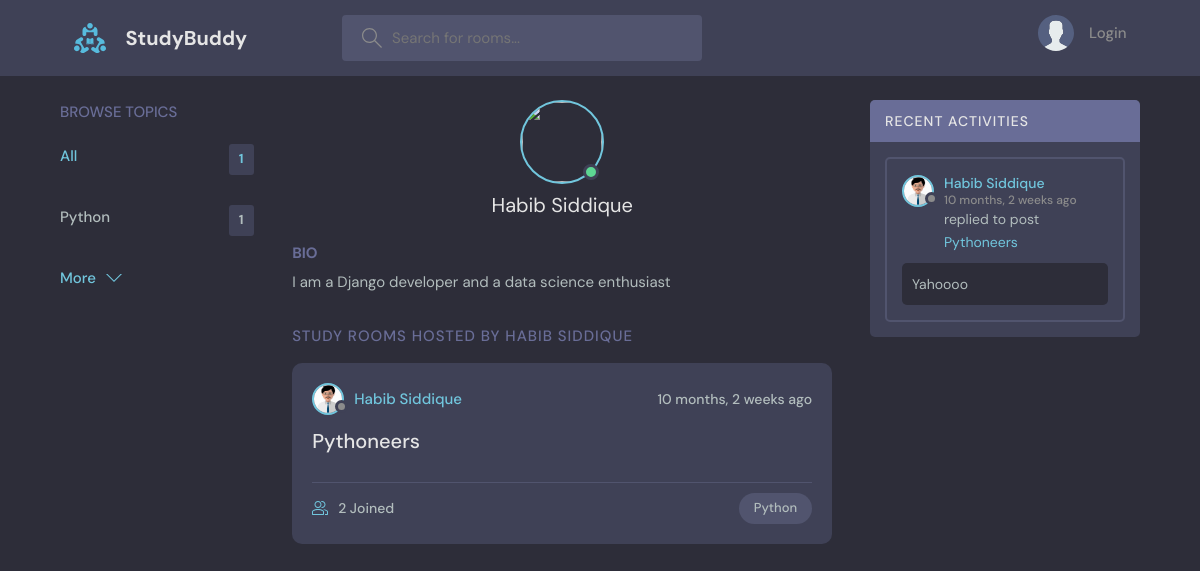
The app's page /profile/1/, older data.
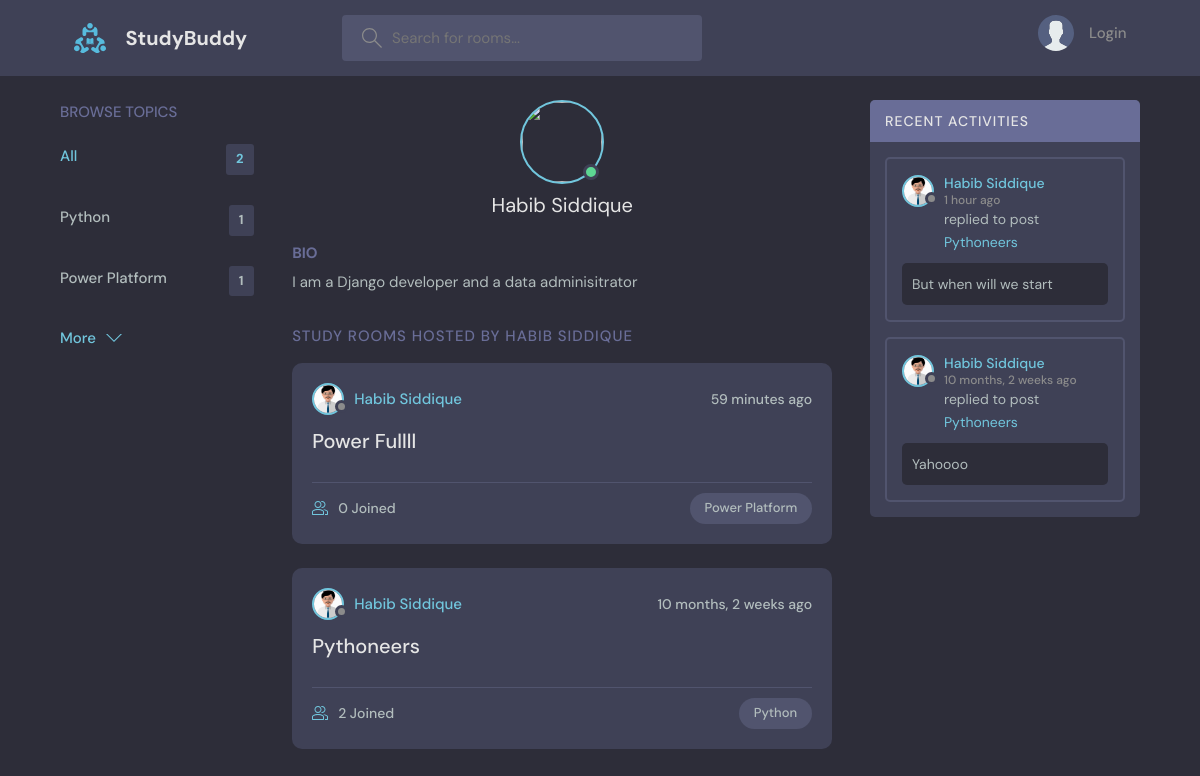
The same page, newer data.
### base/models.py (models this page shows, shortened)
class Topics(models.Model):
    name= models.CharField(max_length=200)

class User(AbstractUser):
    name= models.CharField(max_length= 200, null=True)
    email= models.EmailField(unique= True)
    bio= models.TextField(null= True)
    avatar= models.ImageField(null=True, default= "avatar.svg")
    USERNAME_FIELD='email'
    REQUIRED_FIELDS=[]

class Room(models.Model):
    host= models.ForeignKey(User, on_delete=models.SET_NULL, null=True)
    topic= models.ForeignKey(Topics, on_delete=models.SET_NULL, null=True)
    name= models.CharField(max_length=200)
    description=models.TextField(null=True, blank=True)  ## It can be blank. It is same like we do in our accounts where we create our profiles and left few things blank by having a thought that we will fill that out later
    participants= models.ManyToManyField(User,related_name='participants', blank=True)
    updated= models.DateTimeField(auto_now=True)   ## Time will be updated each time we save the model
    created= models.DateTimeField(auto_now_add=True) ## Time will be saved the very first time it was saved
    class Meta:
        ordering= ['-updated', '-created']
    def __str__(self):
        return self.name

class Message(models.Model):
    user= models.ForeignKey(User ,on_delete=models.CASCADE)
    room= models.ForeignKey(Room ,on_delete=models.CASCADE)
    body= models.TextField()
    updated= models.DateTimeField(auto_now=True)   ## Time will be updated each time we save the model
    created= models.DateTimeField(auto_now_add=True)
    class Meta:
        ordering= ['-created']

### base/views.py (the view)
# urls.py: path('profile/<str:pk>/', views.userProfile, name='profile'),
def userProfile(request,pk):
    user= User.objects.get(id=pk)
    rooms= user.room_set.all()
    room_messages= user.message_set.all()
    topics= Topics.objects.all()
    context={'user':user, 'rooms':rooms, 'room_messages': room_messages, 'topics': topics}
    return render(request, 'base/profile.html', context)

### base/templates/base/profile.html (shortened to what this page needs)
{% extends 'main.html' %}
{% block content %}
  <main class="profile-page layout layout--3">
    <div class="container">
      {% include 'base/topic_component.html'%}
      <div class="roomList">
        <div class="profile">
          <div class="profile__avatar">
            <div class="avatar avatar--large active">
              <img src="{{request.user.avatar.url}}" />
            </div>
          </div>
          <div class="profile__info">
            <h3>{{user.name}}</h3>
          </div>
          <div class="profile__about">
            <h3>Bio</h3>
            <p>
              {{user.bio}}
            </p>
          </div>
        </div>
        <div class="roomList__header">
          <div>
            <h2>Study Rooms Hosted by {{user.name}}</a>
            </h2>
          </div>
        </div>
        {% include 'base/feed_component.html'%}
      </div>
      {% include 'base/activity_component.html'%}
    </div>
  </main>
{% endblock content %}

### base/templates/base/topic_component.html
<div class="topics">
    <div class="topics__header">
    <h2>Browse Topics</h2>
    </div>
    <ul class="topics__list">
        <li>
            <a href="{% url 'home' %}" class="active">All <span>{{topics.count}}</span></a>
        </li>
        {% for topic in topics %}
        <li>
            <a href="{% url 'home'%}?q={{topic.name}}">{{topic.name}}<span>{{topic.room_set.all.count}}</span></a>
        </li>
        {% endfor %}
    </ul>
    <a class="btn btn--link" href="{% url 'topics' %}">
    More
    <svg version="1.1" xmlns="http://www.w3.org/2000/svg" width="32" height="32" viewBox="0 0 32 32">
        <title>chevron-down</title>
        <path d="M16 21l-13-13h-3l16 16 16-16h-3l-13 13z"></path>
    </svg>
    </a>
</div>

### base/templates/base/feed_component.html (shortened to what this page needs)
{% for room in rooms %}
<div class="roomListRoom">
    <div class="roomListRoom__header">
        <a href="{% url 'profile' room.host.id %}" class="roomListRoom__author">
        <div class="avatar avatar--small">
            <img src="{{room.host.avatar.url}}" />
        </div>
        <span>{{room.host.name}}</span>
        </a>
        <div class="roomListRoom__actions">
        <span>{{room.created|timesince}} ago</span>
        </div>
    </div>
    <div class="roomListRoom__content">
        <a href="{% url 'room' room.id %}">{{room.name}}</a>
    </div>
    <div class="roomListRoom__meta">
        <a href="{% url 'room' room.id %}" class="roomListRoom__joined">
        {{room.participants.all.count}} Joined
        </a>
        <p class="roomListRoom__topic"> {{room.topic.name}}</p>
    </div>
</div>
{% endfor %}

### base/templates/base/activity_component.html (shortened to what this page needs)
<div class="activities">
    <div class="activities__header">
        <h2>Recent Activities</h2>
    </div>
    {% for message in room_messages %}
        <div class="activities__box">
            <div class="activities__boxHeader roomListRoom__header">
            <a href="{% url 'profile' message.user.id %}" class="roomListRoom__author">
            <div class="avatar avatar--small">
                <img src="{{message.user.avatar.url}}" />
            </div>
            <p>
                {{message.user.name}}
                <span> {{message.created|timesince}} ago</span>
            </p>
            </a>
        </div>
        <div class="activities__boxContent">
            <p>replied to post <a href="{% url 'room' message.room.id %}">{{message.room}}</a></p>
            <div class="activities__boxRoomContent">
            {{message.body}}
            </div>
        </div>
    </div>
{% endfor %}
</div>

Row changes from the older to the newer data that the page shows:
added Topics: name "Power Platform", room_set.all.count "1"
changed User "Habib Siddique": bio "I am a Django developer and a data science enthusiast" → "I am a Django developer and a data adminisitrator"
added Room: host.avatar (picture), host.name "Habib Siddique", created "59 minutes", name "Power Fullll", participants.all.count "0", topic.name "Power Platform"
added Message: user.avatar (picture), user.name "Habib Siddique", created "1 hour", room "Pythoneers", body "But when will we start"
Text that changed along with them:
{{ topics.count }}: "1" → "2"
